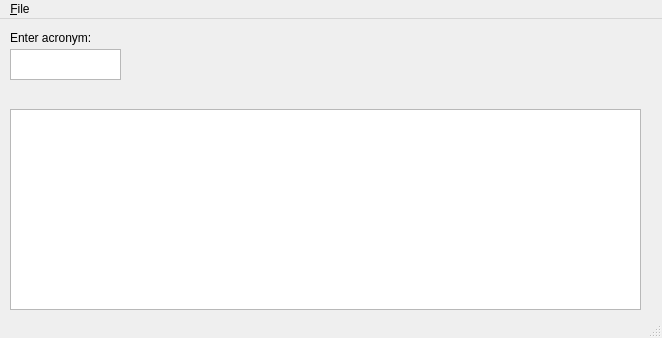
<?xml version="1.0" encoding="UTF-8"?>
<ui version="4.0">
 <class>MainWindow</class>
 <widget class="QMainWindow" name="MainWindow">
  <property name="enabled">
   <bool>true</bool>
  </property>
  <property name="geometry">
   <rect>
    <x>0</x>
    <y>0</y>
    <width>662</width>
    <height>338</height>
   </rect>
  </property>
  <property name="windowTitle">
   <string>Acronym Finder</string>
  </property>
  <property name="inputMethodHints">
   <set>Qt::ImhNone</set>
  </property>
  <widget class="QWidget" name="centralwidget">
   <widget class="QPlainTextEdit" name="acronymList">
    <property name="geometry">
     <rect>
      <x>10</x>
      <y>90</y>
      <width>631</width>
      <height>201</height>
     </rect>
    </property>
    <property name="autoFillBackground">
     <bool>false</bool>
    </property>
    <property name="inputMethodHints">
     <set>Qt::ImhNone</set>
    </property>
    <property name="tabChangesFocus">
     <bool>false</bool>
    </property>
    <property name="readOnly">
     <bool>true</bool>
    </property>
   </widget>
   <widget class="QLabel" name="label">
    <property name="geometry">
     <rect>
      <x>10</x>
      <y>10</y>
      <width>101</width>
      <height>17</height>
     </rect>
    </property>
    <property name="text">
     <string>Enter acronym:</string>
    </property>
   </widget>
   <widget class="QTextEdit" name="acronymText">
    <property name="geometry">
     <rect>
      <x>10</x>
      <y>30</y>
      <width>111</width>
      <height>31</height>
     </rect>
    </property>
    <property name="mouseTracking">
     <bool>false</bool>
    </property>
    <property name="inputMethodHints">
     <set>Qt::ImhNone</set>
    </property>
   </widget>
  </widget>
  <widget class="QMenuBar" name="menubar">
   <property name="geometry">
    <rect>
     <x>0</x>
     <y>0</y>
     <width>662</width>
     <height>22</height>
    </rect>
   </property>
   <widget class="QMenu" name="menuFile">
    <property name="title">
     <string>&amp;File</string>
    </property>
    <addaction name="action_About"/>
    <addaction name="action_Exit"/>
   </widget>
   <addaction name="menuFile"/>
  </widget>
  <widget class="QStatusBar" name="statusbar"/>
  <action name="action_Exit">
   <property name="text">
    <string>&amp;Exit</string>
   </property>
  </action>
  <action name="action_About">
   <property name="text">
    <string>&amp;About</string>
   </property>
  </action>
 </widget>
 <tabstops>
  <tabstop>acronymText</tabstop>
  <tabstop>acronymList</tabstop>
 </tabstops>
 <resources/>
 <connections/>
</ui>
